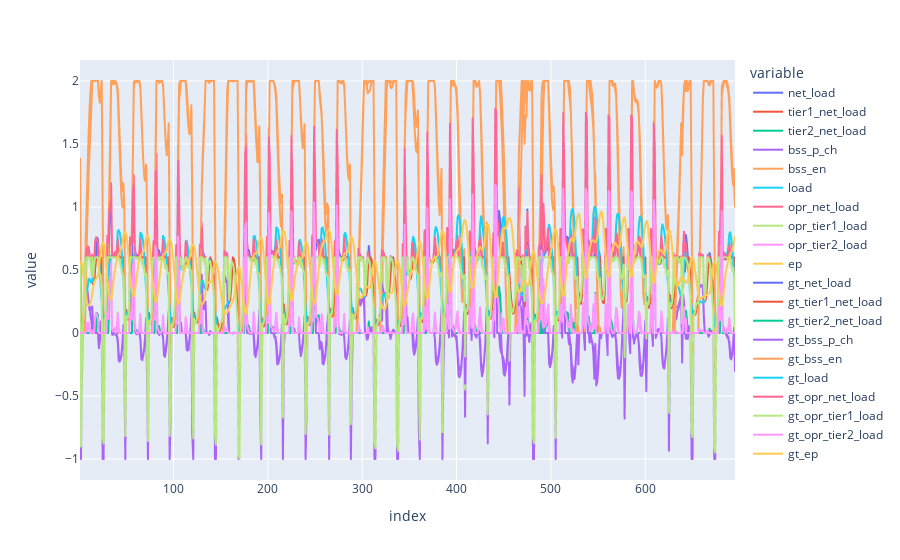

The cell this chart's notebook holds for it:
### Code cell
import plotly.express as px
px.line(df_op)

### Figure 1 — Plotly figure (JSON) as saved in the notebook; plotly's stock layout.template omitted (floating-point values rounded to 4 significant figures; data arrays with more than 128 entries replaced by an {"elided": "..."} marker saying what was removed)
{"data": [{"hovertemplate": "variable=net_load<br>index=%{x}<br>value=%{y}<extra></extra>", "legendgroup": "net_load", "line": {"color": "#636efa", "dash": "solid"}, "marker": {"symbol": "circle"}, "mode": "lines", "name": "net_load", "showlegend": true, "type": "scattergl", "x": {"elided": "695 int values"}, "xaxis": "x", "y": {"elided": "695 float values"}, "yaxis": "y"}, {"hovertemplate": "variable=tier1_net_load<br>index=%{x}<br>value=%{y}<extra></extra>", "legendgroup": "tier1_net_load", "line": {"color": "#EF553B", "dash": "solid"}, "marker": {"symbol": "circle"}, "mode": "lines", "name": "tier1_net_load", "showlegend": true, "type": "scattergl", "x": {"elided": "695 int values"}, "xaxis": "x", "y": {"elided": "695 float values"}, "yaxis": "y"}, {"hovertemplate": "variable=tier2_net_load<br>index=%{x}<br>value=%{y}<extra></extra>", "legendgroup": "tier2_net_load", "line": {"color": "#00cc96", "dash": "solid"}, "marker": {"symbol": "circle"}, "mode": "lines", "name": "tier2_net_load", "showlegend": true, "type": "scattergl", "x": {"elided": "695 int values"}, "xaxis": "x", "y": {"elided": "695 float values"}, "yaxis": "y"}, {"hovertemplate": "variable=bss_p_ch<br>index=%{x}<br>value=%{y}<extra></extra>", "legendgroup": "bss_p_ch", "line": {"color": "#ab63fa", "dash": "solid"}, "marker": {"symbol": "circle"}, "mode": "lines", "name": "bss_p_ch", "showlegend": true, "type": "scattergl", "x": {"elided": "695 int values"}, "xaxis": "x", "y": {"elided": "695 float values"}, "yaxis": "y"}, {"hovertemplate": "variable=bss_en<br>index=%{x}<br>value=%{y}<extra></extra>", "legendgroup": "bss_en", "line": {"color": "#FFA15A", "dash": "solid"}, "marker": {"symbol": "circle"}, "mode": "lines", "name": "bss_en", "showlegend": true, "type": "scattergl", "x": {"elided": "695 int values"}, "xaxis": "x", "y": {"elided": "695 float values"}, "yaxis": "y"}, {"hovertemplate": "variable=load<br>index=%{x}<br>value=%{y}<extra></extra>", "legendgroup": "load", "line": {"color": "#19d3f3", "dash": "solid"}, "marker": {"symbol": "circle"}, "mode": "lines", "name": "load", "showlegend": true, "type": "scattergl", "x": {"elided": "695 int values"}, "xaxis": "x", "y": {"elided": "695 float values"}, "yaxis": "y"}, {"hovertemplate": "variable=opr_net_load<br>index=%{x}<br>value=%{y}<extra></extra>", "legendgroup": "opr_net_load", "line": {"color": "#FF6692", "dash": "solid"}, "marker": {"symbol": "circle"}, "mode": "lines", "name": "opr_net_load", "showlegend": true, "type": "scattergl", "x": {"elided": "695 int values"}, "xaxis": "x", "y": {"elided": "695 float values"}, "yaxis": "y"}, {"hovertemplate": "variable=opr_tier1_load<br>index=%{x}<br>value=%{y}<extra></extra>", "legendgroup": "opr_tier1_load", "line": {"color": "#B6E880", "dash": "solid"}, "marker": {"symbol": "circle"}, "mode": "lines", "name": "opr_tier1_load", "showlegend": true, "type": "scattergl", "x": {"elided": "695 int values"}, "xaxis": "x", "y": {"elided": "695 float values"}, "yaxis": "y"}, {"hovertemplate": "variable=opr_tier2_load<br>index=%{x}<br>value=%{y}<extra></extra>", "legendgroup": "opr_tier2_load", "line": {"color": "#FF97FF", "dash": "solid"}, "marker": {"symbol": "circle"}, "mode": "lines", "name": "opr_tier2_load", "showlegend": true, "type": "scattergl", "x": {"elided": "695 int values"}, "xaxis": "x", "y": {"elided": "695 float values"}, "yaxis": "y"}, {"hovertemplate": "variable=ep<br>index=%{x}<br>value=%{y}<extra></extra>", "legendgroup": "ep", "line": {"color": "#FECB52", "dash": "solid"}, "marker": {"symbol": "circle"}, "mode": "lines", "name": "ep", "showlegend": true, "type": "scattergl", "x": {"elided": "695 int values"}, "xaxis": "x", "y": {"elided": "695 float values"}, "yaxis": "y"}, {"hovertemplate": "variable=gt_net_load<br>index=%{x}<br>value=%{y}<extra></extra>", "legendgroup": "gt_net_load", "line": {"color": "#636efa", "dash": "solid"}, "marker": {"symbol": "circle"}, "mode": "lines", "name": "gt_net_load", "showlegend": true, "type": "scattergl", "x": {"elided": "695 int values"}, "xaxis": "x", "y": {"elided": "695 float values"}, "yaxis": "y"}, {"hovertemplate": "variable=gt_tier1_net_load<br>index=%{x}<br>value=%{y}<extra></extra>", "legendgroup": "gt_tier1_net_load", "line": {"color": "#EF553B", "dash": "solid"}, "marker": {"symbol": "circle"}, "mode": "lines", "name": "gt_tier1_net_load", "showlegend": true, "type": "scattergl", "x": {"elided": "695 int values"}, "xaxis": "x", "y": {"elided": "695 float values"}, "yaxis": "y"}, {"hovertemplate": "variable=gt_tier2_net_load<br>index=%{x}<br>value=%{y}<extra></extra>", "legendgroup": "gt_tier2_net_load", "line": {"color": "#00cc96", "dash": "solid"}, "marker": {"symbol": "circle"}, "mode": "lines", "name": "gt_tier2_net_load", "showlegend": true, "type": "scattergl", "x": {"elided": "695 int values"}, "xaxis": "x", "y": {"elided": "695 float values"}, "yaxis": "y"}, {"hovertemplate": "variable=gt_bss_p_ch<br>index=%{x}<br>value=%{y}<extra></extra>", "legendgroup": "gt_bss_p_ch", "line": {"color": "#ab63fa", "dash": "solid"}, "marker": {"symbol": "circle"}, "mode": "lines", "name": "gt_bss_p_ch", "showlegend": true, "type": "scattergl", "x": {"elided": "695 int values"}, "xaxis": "x", "y": {"elided": "695 float values"}, "yaxis": "y"}, {"hovertemplate": "variable=gt_bss_en<br>index=%{x}<br>value=%{y}<extra></extra>", "legendgroup": "gt_bss_en", "line": {"color": "#FFA15A", "dash": "solid"}, "marker": {"symbol": "circle"}, "mode": "lines", "name": "gt_bss_en", "showlegend": true, "type": "scattergl", "x": {"elided": "695 int values"}, "xaxis": "x", "y": {"elided": "695 float values"}, "yaxis": "y"}, {"hovertemplate": "variable=gt_load<br>index=%{x}<br>value=%{y}<extra></extra>", "legendgroup": "gt_load", "line": {"color": "#19d3f3", "dash": "solid"}, "marker": {"symbol": "circle"}, "mode": "lines", "name": "gt_load", "showlegend": true, "type": "scattergl", "x": {"elided": "695 int values"}, "xaxis": "x", "y": {"elided": "695 float values"}, "yaxis": "y"}, {"hovertemplate": "variable=gt_opr_net_load<br>index=%{x}<br>value=%{y}<extra></extra>", "legendgroup": "gt_opr_net_load", "line": {"color": "#FF6692", "dash": "solid"}, "marker": {"symbol": "circle"}, "mode": "lines", "name": "gt_opr_net_load", "showlegend": true, "type": "scattergl", "x": {"elided": "695 int values"}, "xaxis": "x", "y": {"elided": "695 float values"}, "yaxis": "y"}, {"hovertemplate": "variable=gt_opr_tier1_load<br>index=%{x}<br>value=%{y}<extra></extra>", "legendgroup": "gt_opr_tier1_load", "line": {"color": "#B6E880", "dash": "solid"}, "marker": {"symbol": "circle"}, "mode": "lines", "name": "gt_opr_tier1_load", "showlegend": true, "type": "scattergl", "x": {"elided": "695 int values"}, "xaxis": "x", "y": {"elided": "695 float values"}, "yaxis": "y"}, {"hovertemplate": "variable=gt_opr_tier2_load<br>index=%{x}<br>value=%{y}<extra></extra>", "legendgroup": "gt_opr_tier2_load", "line": {"color": "#FF97FF", "dash": "solid"}, "marker": {"symbol": "circle"}, "mode": "lines", "name": "gt_opr_tier2_load", "showlegend": true, "type": "scattergl", "x": {"elided": "695 int values"}, "xaxis": "x", "y": {"elided": "695 float values"}, "yaxis": "y"}, {"hovertemplate": "variable=gt_ep<br>index=%{x}<br>value=%{y}<extra></extra>", "legendgroup": "gt_ep", "line": {"color": "#FECB52", "dash": "solid"}, "marker": {"symbol": "circle"}, "mode": "lines", "name": "gt_ep", "showlegend": true, "type": "scattergl", "x": {"elided": "695 int values"}, "xaxis": "x", "y": {"elided": "695 float values"}, "yaxis": "y"}], "layout": {"legend": {"title": {"text": "variable"}, "tracegroupgap": 0}, "margin": {"t": 60}, "xaxis": {"anchor": "y", "domain": [0, 1], "title": {"text": "index"}}, "yaxis": {"anchor": "x", "domain": [0, 1], "title": {"text": "value"}}}}
